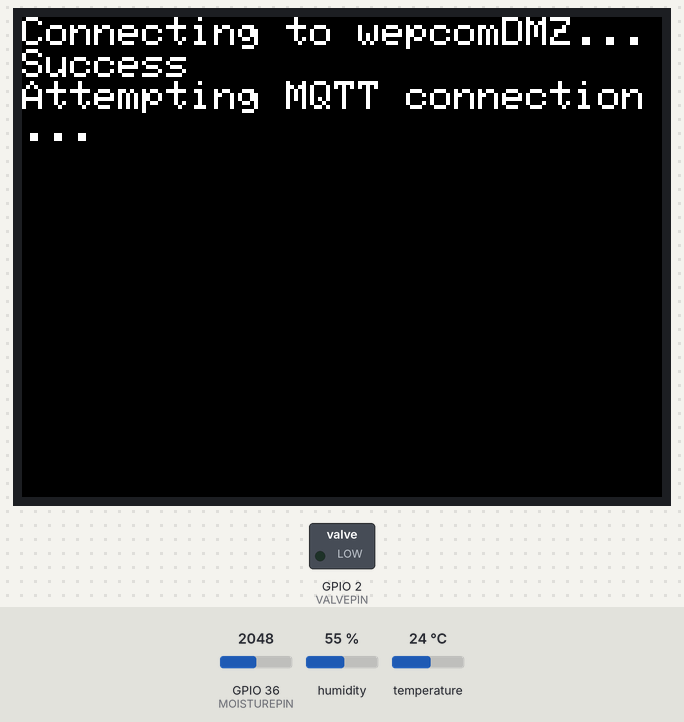
Bench run of a sketch on a simulated ESP32. On the bench: 320×240 colour display, switched loads named in the sketch (green lamp = pin HIGH). The inputs (shaded band) are chosen by the test bench; at power-on: temperature 24 °C, GPIO 36 (MOISTUREPIN) = 2048, humidity 55 %. WiFi joins after 1.5 s; servers stay silent unless stated; no MQTT or app messages arrive unless stated; what the sketch prints to the serial monitor is not drawn.

Above: at 1.69 s.
2.9 s: temperature set to 12 °C
At 4.6 s:
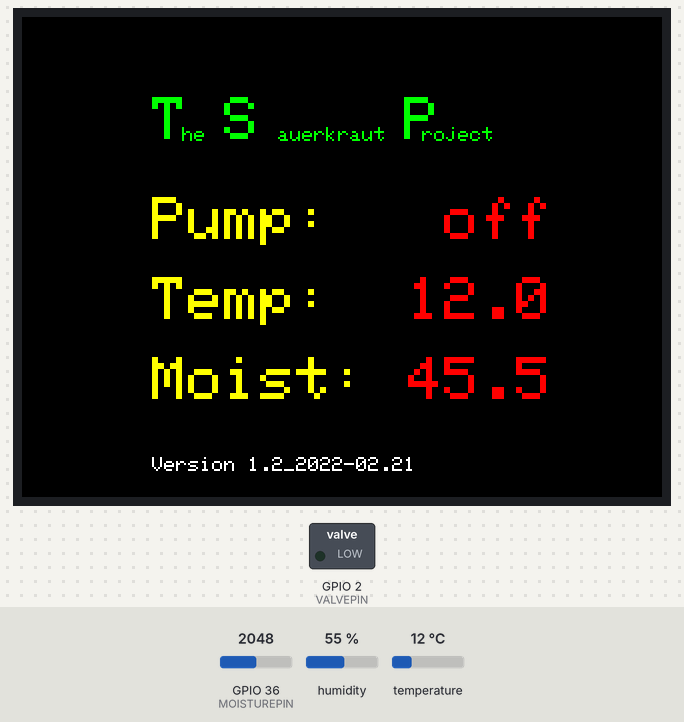
5.3 s: GPIO 36 (MOISTUREPIN) set to 2108
At 7.0 s:
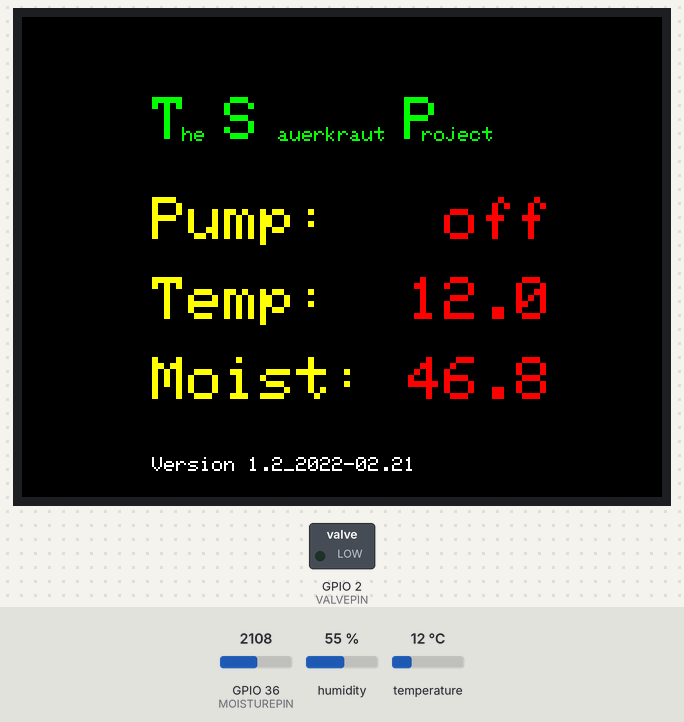
7.3 s: temperature set to 19 °C
9.4 s: GPIO 36 (MOISTUREPIN) set to 2047
At 10.4 s:
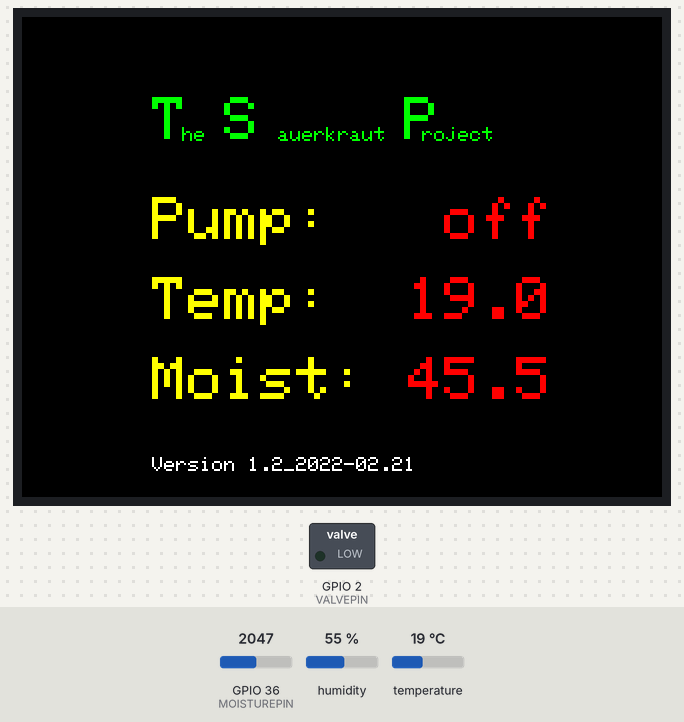
11.4 s: temperature set to 28 °C
At 13.1 s:
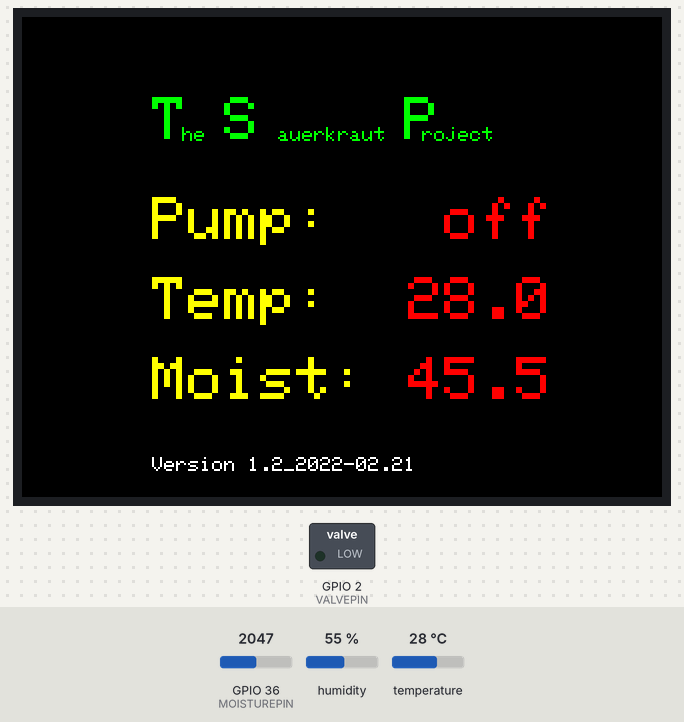
13.4 s: GPIO 36 (MOISTUREPIN) set to 1228
At 14.7 s:
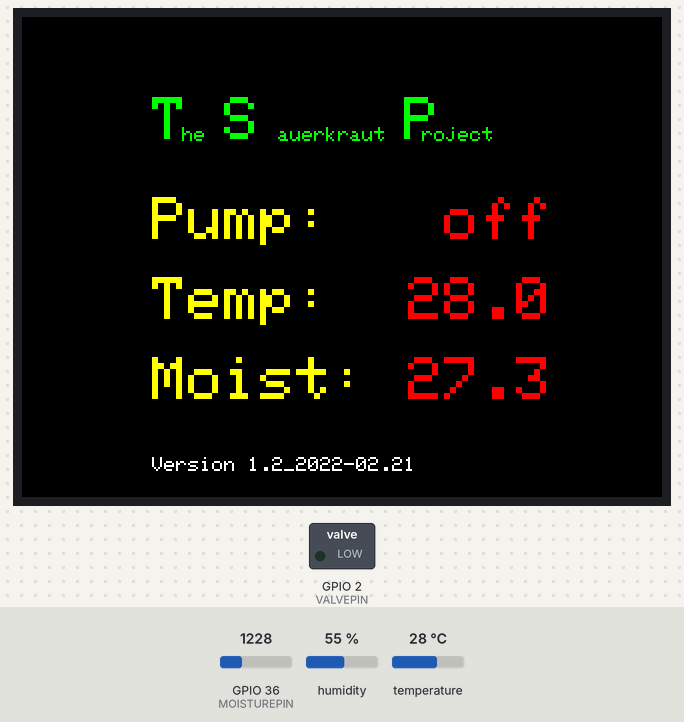
Timing chart, 0 to 16.4 s (numbered marks = the images above; inputs shaded):
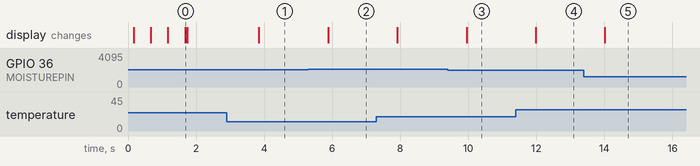

Measured:
- the behaviour switches between 2049 and 2050 on GPIO 36 (MOISTUREPIN) (found by bisection; images 1 and 2)
- after the input at 2.9 s, the display: changes after 0.95 s (image 1)
- after the input at 5.3 s, the display: changes after 0.58 s (image 2)
- after the input at 9.4 s, the display: changes after 0.55 s (image 3)
- after the input at 11.4 s, the display: changes after 0.58 s (image 4)
- after the input at 13.4 s, the display: changes after 0.62 s (image 5)

The sketch:

watering_v01.ino
```cpp
// =====================================================================
//                           global definitions
// =====================================================================

// import used library
#include <stdio.h>
#include <string.h>
#include "M5Stack.h"
#include <WiFi.h>
#include <PubSubClient.h>
#include "DHT.h"


// Configure the name and password of the connected wifi and your MQTT Serve host.
const char* ssid = "wepcomDMZ";
const char* password = "omegarick1234567";
const char* mqtt_server = "192.168.1.21";

// mqtt msg buffer size
#define MSG_BUFFER_SIZE  (50)
char msg[MSG_BUFFER_SIZE];

// definitions for DHT11
#define DHTPIN 5          // pin of the arduino where the sensor is connected to
#define DHTTYPE DHT11     // define the type of sensor (DHT11 or DHT22)

// definitions for moisture sensor
#define MOISTUREPIN 36

// definitions for pump
#define VALVEPIN 2
bool pump = false;

// create instances
WiFiClient espClient;
PubSubClient client(espClient);
DHT dht(DHTPIN, DHTTYPE, 6);

// ui variables
float ui_temp = 0.0;
float ui_moist = 0.0;
const char* ui_pump ="";

// declaration of local functions
void setupWifi();
void callback(char* topic, byte* payload, unsigned int length);
void reConnect();
float readTemperature();
float readMoisture();
void printStatesTexts();

// =====================================================================
//                         esp32 runtime functions
// =====================================================================
void setup()
{
  // M5
  M5.begin();  // Serial 115200 is initialized;
  M5.Power.begin();
  M5.Lcd.setTextSize(2);

  // mqtt
  setupWifi();
  client.setServer(mqtt_server, 1883);  //Sets the server details.
  client.setCallback(callback); //Sets the message callback function.

  // DTH11
  dht.begin();

  // valve
  pinMode(VALVEPIN, OUTPUT);

  // moisture sensor
  pinMode(MOISTUREPIN, INPUT);

  // prepare UI
  ui_temp = 0;
  ui_moist = 0;

  // log message
  Serial.println("Watering v01");

}


void loop()
{

  if (!client.connected()) {
    reConnect();
  }
  client.loop();  //This function is called periodically to allow clients to process incoming messages and maintain connections to the server.
  delay(2000);

  printStatesTexts();

  //Serial.print("==================>>>> ");
  Serial.println(ui_moist);

  // pump state
  M5.Lcd.setCursor(175, 90);
  M5.Lcd.setTextColor(BLACK);
  M5.Lcd.printf("%5s", ui_pump);

  ui_pump = (pump  ? "on" : "off");
  M5.Lcd.setTextColor(RED);
  M5.Lcd.setCursor(175, 90);
  M5.Lcd.printf("%5s", ui_pump);

  // temperature
  M5.Lcd.setCursor(175, 130);
  M5.Lcd.setTextColor(BLACK);
  M5.Lcd.printf("%5.1f", ui_temp);

  ui_temp = readTemperature();
  M5.Lcd.setCursor(175, 130);
  M5.Lcd.setTextColor(RED);
  M5.Lcd.printf("%5.1f", ui_temp);

  // moisture
  M5.Lcd.setCursor(175, 170);
  M5.Lcd.setTextColor(BLACK);
  M5.Lcd.printf("%5.1f", ui_moist);

  ui_moist = readMoisture();
  M5.Lcd.setCursor(175, 170);
  M5.Lcd.setTextColor(RED);
  M5.Lcd.printf("%5.1f", ui_moist);

}

// =====================================================================
//                       COMMUNICATION (Wifi, mqtt)
// =====================================================================

void setupWifi() {
  delay(10);
  M5.Lcd.printf("Connecting to %s",ssid);
  WiFi.mode(WIFI_STA);  //Set the mode to WiFi station mode.
  WiFi.begin(ssid, password); //Start Wifi connection.

  while (WiFi.status() != WL_CONNECTED) {
    delay(500);
    M5.Lcd.print(".");
  }
  M5.Lcd.printf("\nSuccess\n");
}

void reConnect() {
  while (!client.connected()) {
  M5.Lcd.print("Attempting MQTT connection...");
    if (client.connect("esp32-arduino", "test", "test")) {
      M5.Lcd.printf("\nSuccess\n");
      // Once connected, publish an announcement to the topic.
      client.subscribe("garden_east/valve1");
    } else {
      M5.Lcd.print("failed, rc=");
      M5.Lcd.print(client.state());
      M5.Lcd.println("try again in 5 seconds");
      delay(5000);
    }
  }
  M5.Lcd.fillScreen(BLACK);
}

void callback(char* topic, byte* payload, unsigned int length) {
  int compRes;

  compRes = strncmp(topic,"garden_east/valve1",18);
  if (compRes == 0) {

     compRes = strncmp((const char*)payload,"valve1on",length);
     if (compRes == 0) {
      // switch valve1 on
      digitalWrite(VALVEPIN,HIGH);
      pump = true;

      Serial.println("switching valve1 on");
      client.publish("garden_east/valve1/status", "on");
      }
     compRes = strncmp((const char*)payload,"valve1off",length);
     if (compRes == 0) {
      // switch valve1 off
      digitalWrite(VALVEPIN,LOW);
      Serial.println("switching valve1 off");
      pump = false;
            client.publish("garden_east/valve1/status", "off");

      }
    }
}

// =====================================================================
//                    SENSOR FUNCTIONS (temp, moisture)
// =====================================================================

float readTemperature()
{
  // Wait two seconds between measurements as the sensor will not measure faster

  float temperature = dht.readTemperature();

  // validate values
  if (isnan(temperature))  {
    Serial.println("Error while reading data!");
    return 0.0;
  }

  // send data via serial connection to pc
  Serial.print("%\t");
  Serial.print("Temperatur: ");
  Serial.print(temperature);
  Serial.println("°C");

  snprintf (msg, MSG_BUFFER_SIZE, "{\"temperature\": %.02f}", temperature); //Format to the specified string and store it in MSG.
  client.publish("garden_east/sensor1", msg);  //Publishes a message to the specified topic.

  return temperature;
}

float readMoisture()
{
  // Wait two seconds between measurements as the sensor will not measure faster

  float moisture = analogRead(MOISTUREPIN);

    if (isnan(moisture))  {
      Serial.println("Error while reading data!");
      return 0.0;
  }

  moisture = 100.0 / 4500.0 * moisture;

  // validate values
  if (isnan(moisture)) {
    Serial.println("Error while reading data!");
    return 0.0;
  }

  // send data via serial connection to pc
  Serial.print("%\t");
  Serial.print("Bodenfüchtigkeit: ");
  Serial.print(moisture);
  Serial.println("%");

  snprintf (msg, MSG_BUFFER_SIZE, "{\"moisture\": %.02f}", moisture); //Format to the specified string and store it in MSG.
  client.publish("garden_east/sensor2", msg);  //Publishes a message to the specified topic.

  return moisture;
}
// =====================================================================
//                           UI FUNCTIONS
// =====================================================================
void printStatesTexts() {

  M5.Lcd.setTextSize(3);
  M5.Lcd.setTextColor(GREEN);
  M5.Lcd.setCursor(65, 40);
  M5.Lcd.printf("T S    P");
  M5.Lcd.setTextSize(1);
  M5.Lcd.setCursor(80, 55);
  M5.Lcd.printf("he      auerkraut   roject");

  M5.Lcd.setTextSize(3);
  M5.Lcd.setTextColor(YELLOW);
  M5.Lcd.setCursor(65, 90);
  M5.Lcd.printf("Pump:");
  M5.Lcd.setCursor(65, 130);
  M5.Lcd.print("Temp:");
  M5.Lcd.setCursor(65, 170);
  M5.Lcd.print("Moist:");

  M5.Lcd.setTextColor(WHITE);
  M5.Lcd.setTextSize(1);
  M5.Lcd.setCursor(65, 220);
  M5.Lcd.printf("Version 1.2_2022-02.21");
  M5.Lcd.setTextSize(3);

}
```
